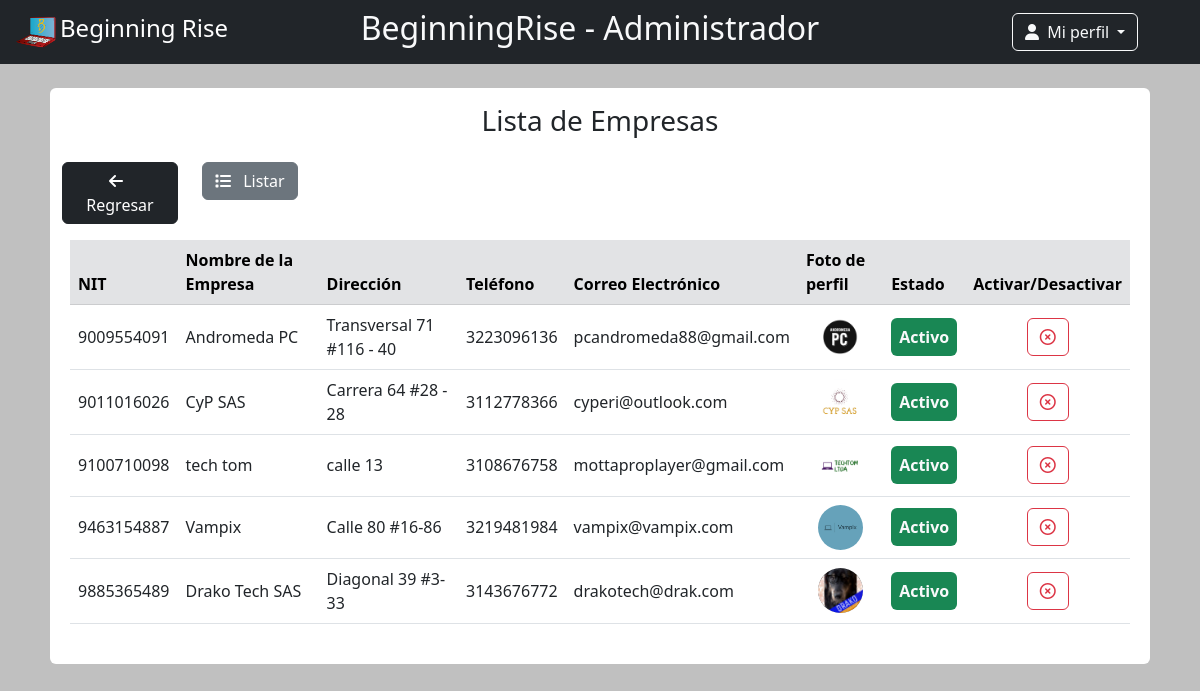
The app's page /?page=admin&opcion=listaTiendas (signed in) with its own data.
### tables this page shows
CREATE TABLE `tiendas` (
  `nit_tienda` bigint(11) NOT NULL,
  `nombre_tienda` varchar(40) NOT NULL,
  `direccion_tienda` varchar(40) NOT NULL,
  `telefono_tienda` bigint(10) NOT NULL,
  `email_tienda` varchar(45) NOT NULL,
  `contrasena_tienda` varchar(255) NOT NULL,
  `fecha_creacion` datetime DEFAULT NULL,
  `fecha_actualizacion` datetime DEFAULT NULL,
  `foto_tienda` mediumblob NOT NULL,
  `banner_prom` mediumblob DEFAULT NULL,
  `estado` tinyint(2) NOT NULL
);

### controller/adminControlador.php (called while the page is built, shortened)
<?php
class AdminControlador
{
    public function listaTiendas()
    {
        require "view/admin/listadoTiendas.php";
    }
}

### connect/dbconnect.php (called while the page is built, shortened)
<?php
    class Conexion
    {
        public function conectar()
        {
            try {
                $dsn = "mysql:host=localhost;dbname=".DB_NAME;
                $this->conexion = new PDO($dsn,DB_USER,DB_PASS);
                return $this->conexion;
            } catch (PDOException $th) {
                echo $th->getMessage();
            }
        }
    }
?>

### view/admin/listadoTiendas.php (the view, shortened to what this page needs)
<?php
$connect = new Conexion();
$connect->conectar();
$query2 = $connect->conexion->prepare(
    "SELECT tiendas.nit_tienda,
    tiendas.nombre_tienda,
    tiendas.direccion_tienda,
    tiendas.telefono_tienda,
    tiendas.email_tienda,
    tiendas.foto_tienda,
    tiendas.estado
    FROM tiendas"
);
$query2->execute();
$arreglo2 = $query2->fetch(PDO::FETCH_ASSOC);
?>
<?php require "view/layouts/headerA.php" ?>
<div class="container-fluid my-4">
    <div class="row d-flex justify-content-center">
        <div class="rounded col-sm-11 col-md-11 col-lg-11 col-xl-11 bg-white">
            <div class="my-2">
                <h3 class="text-center my-3">Lista de Empresas</h3>
                <div class="row d-flex justify-content-start">
                    <div class="col" style="max-width: 140px;">
                        <a onclick="window.history.back();" class="btn btn-dark my-2">
                            <i class="fa-solid fa-arrow-left me-2"></i>
                            Regresar
                        </a>
                    </div>
                    <div class="col" style="max-width: 120px;">
                        <a href="" class="btn btn-secondary my-2">
                            <i class="fa-solid fa-list me-2"></i>
                            Listar
                        </a>
                    </div>
                </div>
            </div>
            <div class="table-responsive px-2 mb-4">
                <table class="table table-hover align-middle" id="myTable">
                    <thead class="table-secondary">
                        <tr>
                            <th>NIT</th>
                            <th>Nombre de la Empresa</th>
                            <th>Dirección</th>
                            <th>Teléfono</th>
                            <th>Correo Electrónico</th>
                            <th>Foto de perfil</th>
                            <th>Estado</th>
                            <th class="no-exportar">Activar/Desactivar</th>
                        </tr>
                    </thead>
                    <tbody>
                        <?php if ($arreglo2 === false) { ?>
                            <div class="alert alert-info" role="alert">
                                <?php echo "No hay registros" ?>
                            </div>
                            <?php } else {
                            do {
                                if ($arreglo2['estado'] == 0) {
                                    $clase = 'text-center py-auto my-1 p-2 rounded bg-danger text-light fw-semibold';
                                    $status = 'Inactivo';
                                } else if ($arreglo2['estado'] == 1) {
                                    $status = 'Activo';
                                    $clase = 'text-center py-auto my-1 p-2 rounded bg-success text-light fw-semibold';
                                }
                            ?>
                                <tr>
                                    <td>
                                        <?php echo $arreglo2['nit_tienda'] ?>
                                    </td>
                                    <td>
                                        <?php echo $arreglo2['nombre_tienda'] ?>
                                    </td>
                                    <td>
                                        <?php echo $arreglo2['direccion_tienda'] ?>
                                    </td>
                                    <td>
                                        <?php echo $arreglo2['telefono_tienda'] ?>
                                    </td>
                                    <td><?php echo $arreglo2['email_tienda'] ?></td>
                                    <td class="text-center">
                                        <?php if ($arreglo2['foto_tienda'] === "config/img/persona/") { ?>
                                            <img src="<?php echo urlsite ?>/config/img/persona/foto_gen.png" alt="Foto" width="50" height="50">
                                        <?php } else { ?>
                                            <img src="<?php echo $arreglo2['foto_tienda'] ?>" alt="Foto" class="rounded-circle" width="45" height="45">
                                        <?php } ?>
                                    </td>
                                    <td>
                                        <span class="<?php echo $clase ?>">
                                            <?php echo $status ?>
                                        </span>
                                    </td>
                                    <td class="text-center">
                                        <?php if ($status == 'Activo') {
                                            echo '
                                                <button onclick="confirmarDesactivarTienda(`' . $arreglo2['nit_tienda'] . '`)" class="btn btn-outline-danger">
                                                    <i class="fa-regular fa-circle-xmark"></i>
                                                </button>
                                                ';
                                        } elseif ($status == "Inactivo") {
                                            echo '
                                                <button onclick="confirmarActivarTienda(`' . $arreglo2['nit_tienda'] . '`)" class="btn btn-outline-success">
                                                    <i class="fa-regular fa-circle-check"></i>
                                                </button>
                                                ';
                                        }
                                        ?>
                                    </td>
                                </tr>
                        <?php } while ($arreglo2 = $query2->fetch(PDO::FETCH_ASSOC));
                        }
                        ?>
                    </tbody>
                </table>
            </div>
        </div>
    </div>
</div>

### config/css/cositas.css (style rules this page uses)
body { background-color: silver; }

### records on screen
tiendas: nit_tienda "9009554091", nombre_tienda "Andromeda PC", direccion_tienda "Transversal 71 #116 - 40", telefono_tienda "3223096136", email_tienda "pcandromeda88@gmail.com", foto_tienda (picture), estado "Activo"
tiendas: nit_tienda "9011016026", nombre_tienda "CyP SAS", direccion_tienda "Carrera 64 #28 - 28", telefono_tienda "3112778366", email_tienda "cyperi@outlook.com", foto_tienda (picture), estado "Activo"
tiendas: nit_tienda "9100710098", nombre_tienda "tech tom", direccion_tienda "calle 13", telefono_tienda "3108676758", email_tienda "mottaproplayer@gmail.com", foto_tienda (picture), estado "Activo"
tiendas: nit_tienda "9463154887", nombre_tienda "Vampix", direccion_tienda "Calle 80 #16-86", telefono_tienda "3219481984", email_tienda "vampix@vampix.com", foto_tienda (picture), estado "Activo"
tiendas: nit_tienda "9885365489", nombre_tienda "Drako Tech SAS", direccion_tienda "Diagonal 39 #3-33", telefono_tienda "3143676772", email_tienda "drakotech@drak.com", foto_tienda (picture), estado "Activo"
